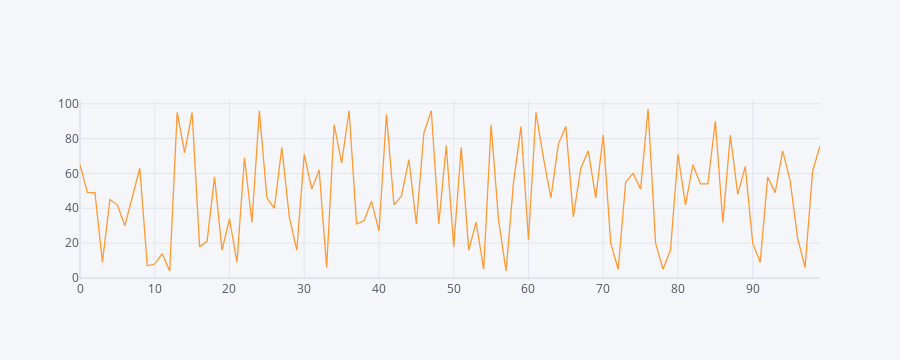

Notebook code cell kept with this figure:
### Code cell
df1.iplot()

### Figure 1 — Plotly figure (JSON) as saved in the notebook; plotly's stock layout.template omitted (floating-point values rounded to 4 significant figures)
{"data": [{"line": {"color": "rgba(255, 153, 51, 1.0)", "dash": "solid", "shape": "linear", "width": 1.3}, "mode": "lines", "name": "0", "text": "", "type": "scatter", "x": [0, 1, 2, 3, 4, 5, 6, 7, 8, 9, 10, 11, 12, 13, 14, 15, 16, 17, 18, 19, 20, 21, 22, 23, 24, 25, 26, 27, 28, 29, 30, 31, 32, 33, 34, 35, 36, 37, 38, 39, 40, 41, 42, 43, 44, 45, 46, 47, 48, 49, 50, 51, 52, 53, 54, 55, 56, 57, 58, 59, 60, 61, 62, 63, 64, 65, 66, 67, 68, 69, 70, 71, 72, 73, 74, 75, 76, 77, 78, 79, 80, 81, 82, 83, 84, 85, 86, 87, 88, 89, 90, 91, 92, 93, 94, 95, 96, 97, 98, 99], "y": [65, 49, 49, 9, 45, 42, 30, 46, 63, 7, 8, 14, 4, 95, 72, 95, 18, 21, 58, 16, 34, 9, 69, 32, 96, 46, 40, 75, 35, 16, 71, 51, 62, 6, 88, 66, 96, 31, 33, 44, 27, 94, 42, 47, 68, 31, 83, 96, 31, 76, 18, 75, 16, 32, 5, 88, 33, 4, 55, 87, 22, 95, 69, 46, 77, 87, 35, 63, 73, 46, 82, 20, 5, 55, 60, 51, 97, 20, 5, 16, 71, 42, 65, 54, 54, 90, 32, 82, 48, 64, 20, 9, 58, 49, 73, 56, 23, 6, 61, 76]}], "layout": {"autosize": true, "height": 360, "legend": {"bgcolor": "#F5F6F9", "font": {"color": "#4D5663"}}, "paper_bgcolor": "#F5F6F9", "plot_bgcolor": "#F5F6F9", "title": {"font": {"color": "#4D5663"}}, "xaxis": {"autorange": true, "gridcolor": "#E1E5ED", "range": [0, 99], "showgrid": true, "tickfont": {"color": "#4D5663"}, "title": {"font": {"color": "#4D5663"}, "text": ""}, "type": "linear", "zerolinecolor": "#E1E5ED"}, "yaxis": {"autorange": true, "gridcolor": "#E1E5ED", "range": [-1.167, 102.2], "showgrid": true, "tickfont": {"color": "#4D5663"}, "title": {"font": {"color": "#4D5663"}, "text": ""}, "type": "linear", "zerolinecolor": "#E1E5ED"}}}
